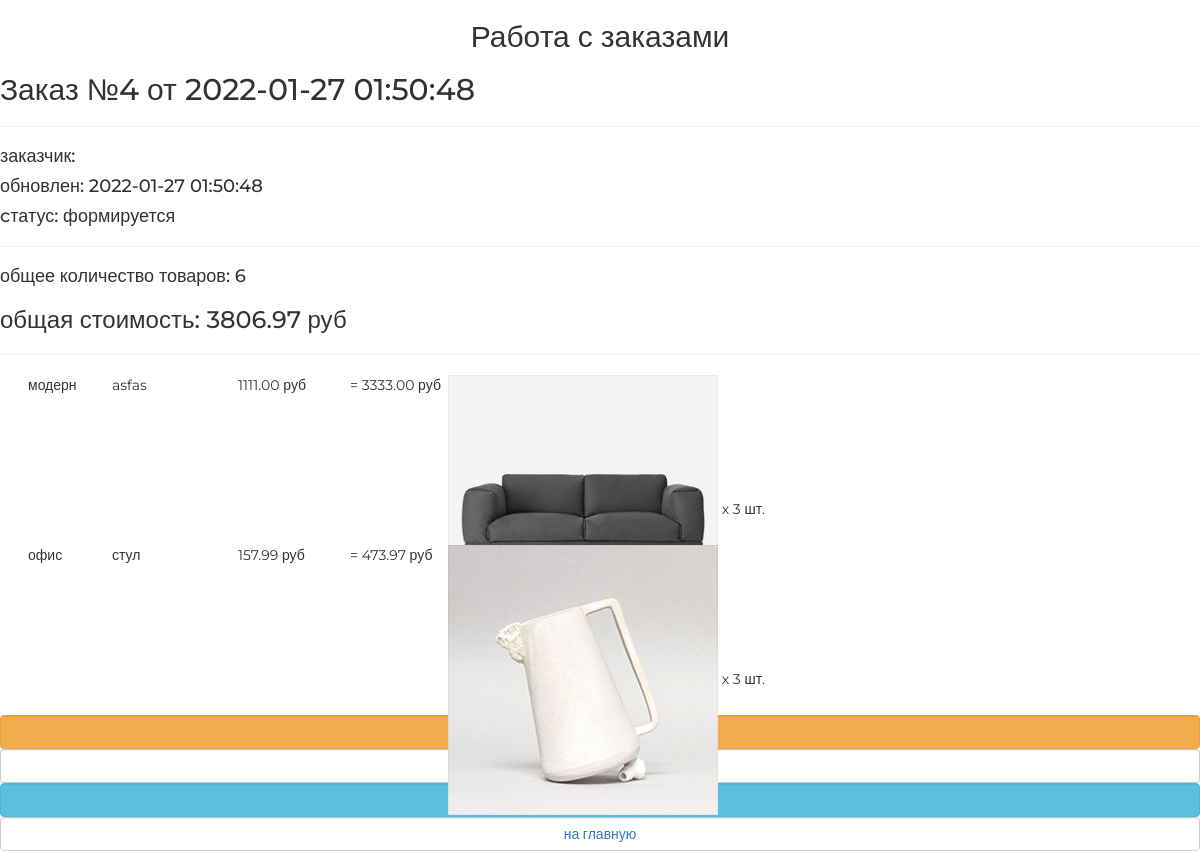
Page /orders/read/4/ on the earlier database version.
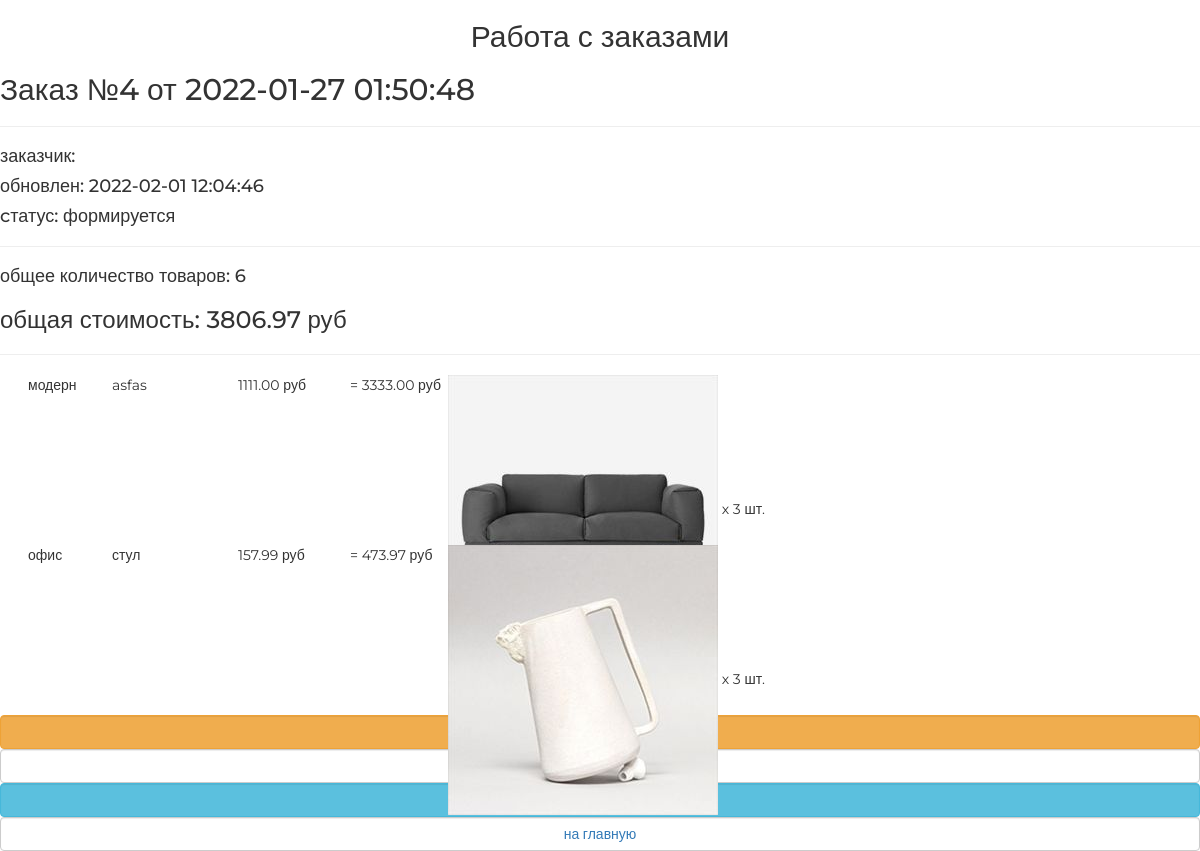
Same page on the later database version.
### ordersapp/models.py (models this page shows, shortened)
class Order(models.Model):
    FORMING = 'FM'
    SENT_TO_PROCEED = 'STP'
    PROCEEDED = 'PRD'
    PAID = 'PD'
    READY = 'RDY'
    CANCEL = 'CNC'
    STATUS = (
        (FORMING, 'формируется'),
        (SENT_TO_PROCEED, 'отправлен в обработку'),
        (PAID, 'оплачен'),
        (PROCEEDED, 'обрабатывается'),
        (READY, 'готов к выдаче'),
        (CANCEL, 'отменен'),
    )
    user = models.ForeignKey(settings.AUTH_USER_MODEL, on_delete=models.CASCADE)
    is_active = models.BooleanField(default=True)
    status = models.CharField(choices=STATUS, max_length=3, default=FORMING, verbose_name='Статус заказа')
    created_at = models.DateTimeField(auto_now_add=True, verbose_name='Дата создания')
    updated_at = models.DateTimeField(auto_now=True, verbose_name='Дата обновления')
    def get_total_quantity(self):
        _items = self.orderitems.select_related()
        _total_quantity = sum(list(map(lambda x: x.quantity, _items)))
        return _total_quantity
    def get_total_cost(self):
        _items = self.orderitems.select_related()
        _total_cost = sum(list(map(lambda x: x.quantity * x.product.price, _items)))
        return _total_cost

class OrderItem(models.Model):
    order = models.ForeignKey(Order, verbose_name='Заказ', related_name='orderitems', on_delete=models.CASCADE)
    product = models.ForeignKey(Product, on_delete=models.CASCADE, verbose_name='Продукт')
    quantity = models.PositiveSmallIntegerField(default=0, verbose_name='Количество')
    def get_product_cost(self):
        return self.quantity * self.product.price

### mainapp/models.py (models this page shows, shortened)
class Product(models.Model):
    category = models.ForeignKey(ProductCategory, on_delete=models.CASCADE)
    name = models.CharField(max_length=128, verbose_name='Название')
    image = models.ImageField(upload_to='products_images', blank=True)
    short_desc = models.CharField(max_length=255, blank=True)
    description = models.TextField(verbose_name='Описание')
    price = models.DecimalField(max_digits=8, decimal_places=2, verbose_name='Цена', default=0)
    quantity = models.PositiveSmallIntegerField(default=0, verbose_name='Количество')
    is_active = models.BooleanField(default=True)
    class Meta:
        verbose_name = 'продукт'
        verbose_name_plural = 'продукты'

### ordersapp/views.py (the view)
# urls.py: path('read/<int:pk>/', ordersapp.OrderDetailView.as_view(), name='read'),
class OrderDetailView(DetailView):
    model = Order

### adminapp/templatetags/my_tags.py (called while the page is built)
def media_for_products(image):
    if not image:
        image = 'products_images/default.jpg'
    return f'{settings.MEDIA_URL}{image}'

### mainapp/context_processors.py (called while the page is built)
def basket(request):
    basket_items = []
    if request.user.is_authenticated:
        basket_items = Basket.objects.filter(user=request.user)
    return {
        'basket': basket_items
    }

### ordersapp/templates/ordersapp/order_detail.html
{% extends "ordersapp/base.html" %}
{% load static %}
{% load my_tags %}
{% block content %}
   {% include 'ordersapp/includes/inc_order_summary.html' %}
   <div class="basket_list">
       {% for item in object.orderitems.select_related %}
           <div class="basket_record">
               <img src="{{ item.product.image|media_for_products}}"
                    alt="{{ item.product.short_desc }}">
               <span class="category_name">
                   {{ item.product.category.name }}
               </span>
               <span class="product_name">{{ item.product.name }}</span>
               <span class="product_price">
                   {{ item.product.price }}&nbspруб
               </span>
               <span class="product_quantitiy">
                   x {{ item.quantity }} шт.
               </span>
               <span class="product_cost">
                    = {{ item.get_product_cost }}&nbspруб
               </span>
           </div>
       {% endfor %}
   </div>
   {% include 'ordersapp/includes/inc_order_actions.html' %}
{% endblock %}

### ordersapp/templates/ordersapp/includes/inc_order_summary.html (shortened to what this page needs)
{% if object %}
   <div class="h2">Заказ №{{ object.pk }} от {{ object.created_at|date:"Y-m-d H:i:s" }}</div>
   <hr>
   <div class="h4">заказчик: {{ user.last_name }} {{ user.first_name }} </div>
   <div class="h4">обновлен: {{ object.updated_at|date:"Y-m-d H:i:s" }}</div>
   <div class="h4">cтатус: {{ object.get_status_display }}</div>
   <hr>
   <div class="h4">
       общее количество товаров: <span class="order_total_quantity">{{ object.get_total_quantity }}</span>
   </div>
   <div class="h3">
       общая стоимость: <span class="order_total_cost">{{ object.get_total_cost }}</span> руб
   </div>
{% endif %}
<hr>

Differences in the rows shown:
changed Order "формируется": updated_at "2022-01-27 01:50:48" → "2022-02-01 12:04:46"
